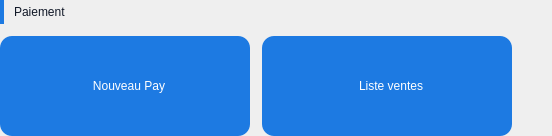
              <widget class="QFrame" name="sectionPayFrame">
               <property name="sizePolicy">
                <sizepolicy hsizetype="Expanding" vsizetype="Preferred">
                 <horstretch>1</horstretch>
                 <verstretch>0</verstretch>
                </sizepolicy>
               </property>
               <property name="styleSheet">
                <string notr="true">QFrame#sectionPayFrame { background-color: transparent; border: none; }</string>
               </property>
               <layout class="QVBoxLayout" name="sectionPayLayout">
                <property name="spacing">
                 <number>12</number>
                </property>
                <property name="leftMargin">
                 <number>0</number>
                </property>
                <property name="topMargin">
                 <number>0</number>
                </property>
                <property name="rightMargin">
                 <number>0</number>
                </property>
                <property name="bottomMargin">
                 <number>0</number>
                </property>
                <item>
                 <layout class="QHBoxLayout" name="payTitleLayout">
                  <property name="spacing">
                   <number>10</number>
                  </property>
                  <item>
                   <widget class="QFrame" name="accentPay">
                    <property name="minimumSize">
                     <size>
                      <width>4</width>
                      <height>24</height>
                     </size>
                    </property>
                    <property name="maximumSize">
                     <size>
                      <width>4</width>
                      <height>24</height>
                     </size>
                    </property>
                    <property name="styleSheet">
                     <string notr="true">QFrame#accentPay { background-color: #1d7ae2; border-radius: 3px; }</string>
                    </property>
                   </widget>
                  </item>
                  <item>
                   <widget class="QLabel" name="secTitlePay">
                    <property name="styleSheet">
                     <string notr="true">QLabel#secTitlePay { color: #111827; font: 600 11pt &quot;Inter&quot;; background-color: transparent; }</string>
                    </property>
                    <property name="text">
                     <string>Paiement</string>
                    </property>
                   </widget>
                  </item>
                  <item>
                   <spacer name="payTitleSpacer">
                    <property name="orientation">
                     <enum>Qt::Horizontal</enum>
                    </property>
                    <property name="sizeType">
                     <enum>QSizePolicy::MinimumExpanding</enum>
                    </property>
                    <property name="sizeHint" stdset="0">
                     <size>
                      <width>40</width>
                      <height>20</height>
                     </size>
                    </property>
                   </spacer>
                  </item>
                 </layout>
                </item>
                <item>
                 <layout class="QHBoxLayout" name="payBtnsLayout">
                  <property name="spacing">
                   <number>12</number>
                  </property>
                  <item>
                   <widget class="QToolButton" name="btn_nouveau_pay">
                    <property name="sizePolicy">
                     <sizepolicy hsizetype="Expanding" vsizetype="Fixed">
                      <horstretch>1</horstretch>
                      <verstretch>0</verstretch>
                     </sizepolicy>
                    </property>
                    <property name="minimumSize">
                     <size>
                      <width>250</width>
                      <height>100</height>
                     </size>
                    </property>
                    <property name="maximumSize">
                     <size>
                      <width>250</width>
                      <height>100</height>
                     </size>
                    </property>
                    <property name="cursor">
                     <cursorShape>PointingHandCursor</cursorShape>
                    </property>
                    <property name="styleSheet">
                     <string notr="true">QToolButton#btn_nouveau_pay { background-color: #1d7ae2; color: #ffffff; border: none; border-radius: 12px; font: 550 13pt &quot;Inter&quot;; padding: 12px 8px;
spacing: 10px;
padding: 12px 12px;
text-align: center;
padding-left: 20px
 }
QToolButton#btn_nouveau_pay:hover { border: 1px solid rgba(29,122,226,0.5); color: #1d7ae2; }</string>
                    </property>
                    <property name="text">
                     <string>Nouveau Pay</string>
                    </property>
                    <property name="icon">
                     <iconset>
                      <normaloff>../../assets/dashboard/nouveau_pay.svg</normaloff>../../assets/dashboard/nouveau_pay.svg</iconset>
                    </property>
                    <property name="iconSize">
                     <size>
                      <width>36</width>
                      <height>36</height>
                     </size>
                    </property>
                    <property name="toolButtonStyle">
                     <enum>Qt::ToolButtonTextBesideIcon</enum>
                    </property>
                   </widget>
                  </item>
                  <item>
                   <widget class="QToolButton" name="btn_liste_pay">
                    <property name="sizePolicy">
                     <sizepolicy hsizetype="Expanding" vsizetype="Fixed">
                      <horstretch>1</horstretch>
                      <verstretch>0</verstretch>
                     </sizepolicy>
                    </property>
                    <property name="minimumSize">
                     <size>
                      <width>250</width>
                      <height>100</height>
                     </size>
                    </property>
                    <property name="maximumSize">
                     <size>
                      <width>250</width>
                      <height>100</height>
                     </size>
                    </property>
                    <property name="cursor">
                     <cursorShape>PointingHandCursor</cursorShape>
                    </property>
                    <property name="styleSheet">
                     <string notr="true">QToolButton#btn_liste_pay {
 background-color: #1d7ae2;
color: #ffffff; border: none; border-radius: 12px; font: 550 13pt &quot;Inter&quot;; padding: 12px 8px;
text-align: center; 
    
    /* The gap between icon and text */
    spacing: 10px; 
    text-align: center;
    padding: 12px 12px;
    padding-left: 20px
}
QToolButton#btn_liste_pay:hover { border: 1px solid rgba(29,122,226,0.5); color: #1d7ae2; }</string>
                    </property>
                    <property name="text">
                     <string>Liste ventes</string>
                    </property>
                    <property name="icon">
                     <iconset>
                      <normaloff>../../assets/dashboard/liste_pay.svg</normaloff>../../assets/dashboard/liste_pay.svg</iconset>
                    </property>
                    <property name="iconSize">
                     <size>
                      <width>36</width>
                      <height>36</height>
                     </size>
                    </property>
                    <property name="toolButtonStyle">
                     <enum>Qt::ToolButtonTextBesideIcon</enum>
                    </property>
                   </widget>
                  </item>
                  <item>
                   <spacer name="ventesTitleSpacer_3">
                    <property name="orientation">
                     <enum>Qt::Horizontal</enum>
                    </property>
                    <property name="sizeType">
                     <enum>QSizePolicy::MinimumExpanding</enum>
                    </property>
                    <property name="sizeHint" stdset="0">
                     <size>
                      <width>40</width>
                      <height>20</height>
                     </size>
                    </property>
                   </spacer>
                  </item>
                 </layout>
                </item>
               </layout>
              </widget>
